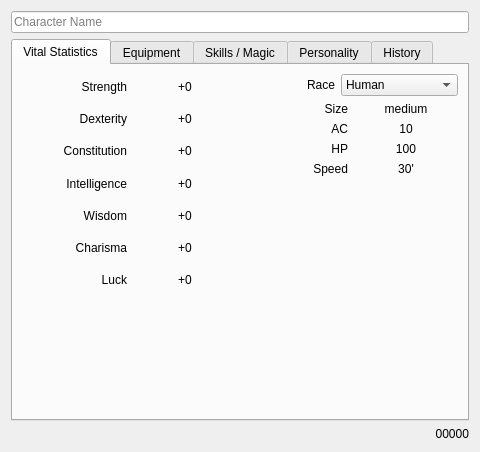
<?xml version="1.0" encoding="UTF-8"?>
<ui version="4.0">
 <class>Character</class>
 <widget class="QWidget" name="Character">
  <property name="geometry">
   <rect>
    <x>0</x>
    <y>0</y>
    <width>480</width>
    <height>452</height>
   </rect>
  </property>
  <property name="windowTitle">
   <string>Form</string>
  </property>
  <layout class="QVBoxLayout" name="verticalLayout">
   <item>
    <widget class="QLineEdit" name="nameLineEdit">
     <property name="placeholderText">
      <string>Character Name</string>
     </property>
    </widget>
   </item>
   <item>
    <widget class="QTabWidget" name="tabWidget">
     <property name="currentIndex">
      <number>0</number>
     </property>
     <widget class="QWidget" name="mainTab">
      <attribute name="title">
       <string>Vital Statistics</string>
      </attribute>
      <layout class="QGridLayout" name="gridLayout_2">
       <item row="0" column="0" rowspan="6">
        <layout class="QGridLayout" name="gridLayout">
         <item row="3" column="1">
          <widget class="QLabel" name="intelligenceValueLabel">
           <property name="text">
            <string>+0</string>
           </property>
           <property name="alignment">
            <set>Qt::AlignCenter</set>
           </property>
          </widget>
         </item>
         <item row="4" column="0">
          <widget class="QLabel" name="label_11">
           <property name="text">
            <string>Wisdom</string>
           </property>
           <property name="alignment">
            <set>Qt::AlignRight|Qt::AlignTrailing|Qt::AlignVCenter</set>
           </property>
          </widget>
         </item>
         <item row="1" column="0">
          <widget class="QLabel" name="label_5">
           <property name="text">
            <string>Dexterity</string>
           </property>
           <property name="alignment">
            <set>Qt::AlignRight|Qt::AlignTrailing|Qt::AlignVCenter</set>
           </property>
          </widget>
         </item>
         <item row="0" column="1">
          <widget class="QLabel" name="strengthValueLabel">
           <property name="text">
            <string>+0</string>
           </property>
           <property name="alignment">
            <set>Qt::AlignCenter</set>
           </property>
          </widget>
         </item>
         <item row="2" column="0">
          <widget class="QLabel" name="label_7">
           <property name="text">
            <string>Constitution</string>
           </property>
           <property name="alignment">
            <set>Qt::AlignRight|Qt::AlignTrailing|Qt::AlignVCenter</set>
           </property>
          </widget>
         </item>
         <item row="5" column="1">
          <widget class="QLabel" name="charismaValueLabel">
           <property name="text">
            <string>+0</string>
           </property>
           <property name="alignment">
            <set>Qt::AlignCenter</set>
           </property>
          </widget>
         </item>
         <item row="6" column="0">
          <widget class="QLabel" name="label_15">
           <property name="text">
            <string>Luck</string>
           </property>
           <property name="alignment">
            <set>Qt::AlignRight|Qt::AlignTrailing|Qt::AlignVCenter</set>
           </property>
          </widget>
         </item>
         <item row="1" column="1">
          <widget class="QLabel" name="dexterityValueLabel">
           <property name="text">
            <string>+0</string>
           </property>
           <property name="alignment">
            <set>Qt::AlignCenter</set>
           </property>
          </widget>
         </item>
         <item row="2" column="1">
          <widget class="QLabel" name="constitutionValueLabel">
           <property name="text">
            <string>+0</string>
           </property>
           <property name="alignment">
            <set>Qt::AlignCenter</set>
           </property>
          </widget>
         </item>
         <item row="3" column="0">
          <widget class="QLabel" name="label_9">
           <property name="text">
            <string>Intelligence</string>
           </property>
           <property name="alignment">
            <set>Qt::AlignRight|Qt::AlignTrailing|Qt::AlignVCenter</set>
           </property>
          </widget>
         </item>
         <item row="4" column="1">
          <widget class="QLabel" name="wisdomValueLabel">
           <property name="text">
            <string>+0</string>
           </property>
           <property name="alignment">
            <set>Qt::AlignCenter</set>
           </property>
          </widget>
         </item>
         <item row="5" column="0">
          <widget class="QLabel" name="label_13">
           <property name="text">
            <string>Charisma</string>
           </property>
           <property name="alignment">
            <set>Qt::AlignRight|Qt::AlignTrailing|Qt::AlignVCenter</set>
           </property>
          </widget>
         </item>
         <item row="6" column="1">
          <widget class="QLabel" name="luckValueLabel">
           <property name="text">
            <string>+0</string>
           </property>
           <property name="alignment">
            <set>Qt::AlignCenter</set>
           </property>
          </widget>
         </item>
         <item row="0" column="0">
          <widget class="QLabel" name="label_3">
           <property name="text">
            <string>Strength</string>
           </property>
           <property name="alignment">
            <set>Qt::AlignRight|Qt::AlignTrailing|Qt::AlignVCenter</set>
           </property>
          </widget>
         </item>
        </layout>
       </item>
       <item row="0" column="1">
        <layout class="QHBoxLayout" name="horizontalLayout_4">
         <item>
          <widget class="QLabel" name="raceLabel">
           <property name="text">
            <string>Race</string>
           </property>
           <property name="alignment">
            <set>Qt::AlignRight|Qt::AlignTrailing|Qt::AlignVCenter</set>
           </property>
          </widget>
         </item>
         <item>
          <widget class="QComboBox" name="raceComboBox">
           <property name="enabled">
            <bool>true</bool>
           </property>
           <property name="editable">
            <bool>false</bool>
           </property>
           <property name="currentText">
            <string>Human</string>
           </property>
           <item>
            <property name="text">
             <string>Human</string>
            </property>
           </item>
           <item>
            <property name="text">
             <string>Wood Elf</string>
            </property>
           </item>
           <item>
            <property name="text">
             <string>High Elf</string>
            </property>
           </item>
           <item>
            <property name="text">
             <string>Hill Dwarf</string>
            </property>
           </item>
           <item>
            <property name="text">
             <string>Mountain Dwarf</string>
            </property>
           </item>
           <item>
            <property name="text">
             <string>Dark Elf</string>
            </property>
           </item>
           <item>
            <property name="text">
             <string>Gnome</string>
            </property>
           </item>
           <item>
            <property name="text">
             <string>Halfling</string>
            </property>
           </item>
           <item>
            <property name="text">
             <string>Half-elf</string>
            </property>
           </item>
           <item>
            <property name="text">
             <string>Half-orc</string>
            </property>
           </item>
           <item>
            <property name="text">
             <string>Dragonborn</string>
            </property>
           </item>
           <item>
            <property name="text">
             <string>Tiefling</string>
            </property>
           </item>
          </widget>
         </item>
        </layout>
       </item>
       <item row="1" column="1">
        <layout class="QHBoxLayout" name="horizontalLayout">
         <item>
          <widget class="QLabel" name="raceLabel_2">
           <property name="text">
            <string>Size</string>
           </property>
           <property name="alignment">
            <set>Qt::AlignRight|Qt::AlignTrailing|Qt::AlignVCenter</set>
           </property>
          </widget>
         </item>
         <item>
          <widget class="QLabel" name="sizeValueLabel">
           <property name="text">
            <string>medium</string>
           </property>
           <property name="alignment">
            <set>Qt::AlignCenter</set>
           </property>
          </widget>
         </item>
        </layout>
       </item>
       <item row="2" column="1">
        <layout class="QHBoxLayout" name="horizontalLayout_3">
         <item>
          <widget class="QLabel" name="acLabel">
           <property name="text">
            <string>AC</string>
           </property>
           <property name="alignment">
            <set>Qt::AlignRight|Qt::AlignTrailing|Qt::AlignVCenter</set>
           </property>
          </widget>
         </item>
         <item>
          <widget class="QLabel" name="acValueLabel">
           <property name="text">
            <string>10</string>
           </property>
           <property name="alignment">
            <set>Qt::AlignCenter</set>
           </property>
          </widget>
         </item>
        </layout>
       </item>
       <item row="3" column="1">
        <layout class="QHBoxLayout" name="horizontalLayout_2">
         <item>
          <widget class="QLabel" name="hpLabel">
           <property name="text">
            <string>HP</string>
           </property>
           <property name="alignment">
            <set>Qt::AlignRight|Qt::AlignTrailing|Qt::AlignVCenter</set>
           </property>
          </widget>
         </item>
         <item>
          <widget class="QLabel" name="hpValueLabel">
           <property name="text">
            <string>100</string>
           </property>
           <property name="alignment">
            <set>Qt::AlignCenter</set>
           </property>
          </widget>
         </item>
        </layout>
       </item>
       <item row="4" column="1">
        <layout class="QHBoxLayout" name="horizontalLayout_5">
         <item>
          <widget class="QLabel" name="label">
           <property name="text">
            <string>Speed</string>
           </property>
           <property name="alignment">
            <set>Qt::AlignRight|Qt::AlignTrailing|Qt::AlignVCenter</set>
           </property>
          </widget>
         </item>
         <item>
          <widget class="QLabel" name="label_2">
           <property name="text">
            <string>30'</string>
           </property>
           <property name="alignment">
            <set>Qt::AlignCenter</set>
           </property>
          </widget>
         </item>
        </layout>
       </item>
       <item row="5" column="1">
        <spacer name="verticalSpacer_2">
         <property name="orientation">
          <enum>Qt::Vertical</enum>
         </property>
         <property name="sizeHint" stdset="0">
          <size>
           <width>20</width>
           <height>105</height>
          </size>
         </property>
        </spacer>
       </item>
       <item row="6" column="0">
        <spacer name="verticalSpacer">
         <property name="orientation">
          <enum>Qt::Vertical</enum>
         </property>
         <property name="sizeHint" stdset="0">
          <size>
           <width>20</width>
           <height>40</height>
          </size>
         </property>
        </spacer>
       </item>
       <item row="6" column="1">
        <spacer name="verticalSpacer_3">
         <property name="orientation">
          <enum>Qt::Vertical</enum>
         </property>
         <property name="sizeHint" stdset="0">
          <size>
           <width>20</width>
           <height>105</height>
          </size>
         </property>
        </spacer>
       </item>
      </layout>
     </widget>
     <widget class="QWidget" name="equipmentTab">
      <attribute name="title">
       <string>Equipment</string>
      </attribute>
     </widget>
     <widget class="QWidget" name="skillsMagicTab">
      <attribute name="title">
       <string>Skills / Magic</string>
      </attribute>
     </widget>
     <widget class="QWidget" name="personalityTab">
      <attribute name="title">
       <string>Personality</string>
      </attribute>
     </widget>
     <widget class="QWidget" name="historyTab">
      <attribute name="title">
       <string>History</string>
      </attribute>
     </widget>
    </widget>
   </item>
   <item>
    <widget class="QLabel" name="idLabel">
     <property name="text">
      <string>00000</string>
     </property>
     <property name="textFormat">
      <enum>Qt::PlainText</enum>
     </property>
     <property name="alignment">
      <set>Qt::AlignRight|Qt::AlignTrailing|Qt::AlignVCenter</set>
     </property>
    </widget>
   </item>
  </layout>
 </widget>
 <resources/>
 <connections/>
</ui>
